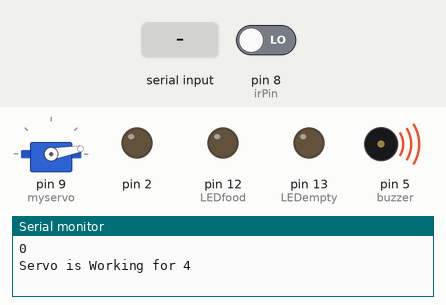
A sketch run on a simulated Arduino Uno, built with avr-gcc and run on an emulated ATmega328P. Shown: servo, output pins drawn as LEDs (lit = HIGH), buzzer (waves = sounding, pin HIGH), the last lines printed to the serial monitor. The inputs (shaded band) are chosen by the test bench; at power-on: pin 8 (irPin) LOW.

Above: at 4.1 s.
At 8.8 s:
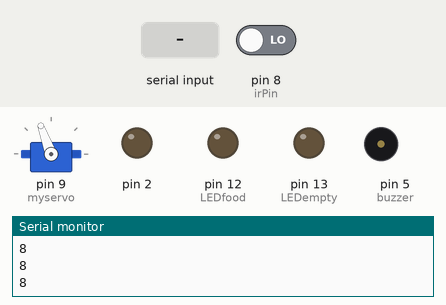
8.9 s: "1" received over the second serial link
At 9.5 s:
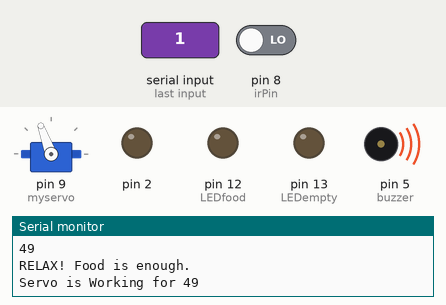
Timing chart, 0 to 11.9 s (numbered marks = the images above; inputs shaded):
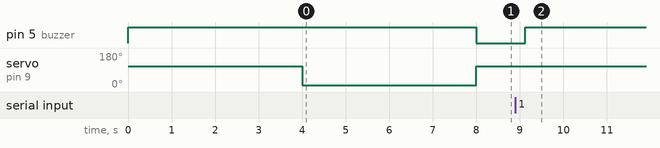

The sketch:

ArduinoCode.ino
```cpp
#include <Servo.h>
#include <SoftwareSerial.h>

Servo myservo;  // create servo object to control a servo

const int LEDfood=12;
const int LEDempty = 13;
const int irPin = 8;  // This is our input pin
int isEmpty = LOW;  // LOW MEANS CONTAINER IS FILLED
int Data=0;
int buzzer=5;
SoftwareSerial mySerial(11,10); // Bluetooth module tx rx

void setup() {
  // put your setup code here, to run once:

  myservo.attach(9,600,2300);  // (pin, min angle in ms pulse duration, max)

  pinMode(LEDfood, OUTPUT);
  pinMode(LEDempty, OUTPUT);
  pinMode(irPin, INPUT);
  pinMode(buzzer,OUTPUT);
  pinMode(2,OUTPUT);
//  pinMode(trigPin, OUTPUT);
//  pinMode(echoPin, INPUT);

  Serial.begin(9600);
  mySerial.begin(9600);
}

void serv(int t){

  Serial.print("Servo is Working for ");
  Serial.println(t);
  digitalWrite(buzzer,HIGH);
  myservo.write(130-20);  // tell servo to go to a particular angle
  delay(1000*t);

  myservo.write(0+10);
  delay(500*2*t);

  myservo.write(130-20);
  //delay(1500);
  digitalWrite(buzzer,LOW);

}

void chkEmpty(){
  isEmpty = digitalRead(irPin);
  if (isEmpty == LOW)
  {
    Serial.println("RELAX! Food is enough.");
    digitalWrite(LEDempty, LOW);
  }
  else
  {
    Serial.println("ALERT! Fill the food.");
    digitalWrite(LEDempty, HIGH);
    mySerial.write(1);
  }
  delay(200);
  digitalWrite(LEDempty, LOW);
}
//
//double ultronic(){
//     // Clears the trigPin
//    digitalWrite(trigPin, LOW);
//    delayMicroseconds(2);
//    // Sets the trigPin on HIGH state for 10 micro seconds
//    digitalWrite(trigPin, HIGH);
//    delayMicroseconds(10);
//    digitalWrite(trigPin, LOW);
//    // Reads the echoPin, returns the sound wave travel time in microseconds
//    double t = pulseIn(echoPin, HIGH);
//    // Calculating the distance
//    double dist= t*0.034/2;
//    // Prints the distance on the Serial Monitor
//    Serial.print("Distance: ");
//    Serial.println(dist);
//    return dist;
//}
//int bluetooth(){
//int Data=0;
//if (mySerial.available())
//
//{
//Data=mySerial.read();
//
//Serial.println(Data);
//
//}
//delay(100);
//return Data;
//}

void loop() {
  // put your main code here, to run repeatedly:
//Serial.println(bluetooth());
digitalWrite(2,LOW);
if (mySerial.available())

{
Data=mySerial.read();

Serial.println(Data);

chkEmpty();
serv(Data);

}

//delay(100);
long time=millis()/1000;
Serial.println(time);
if(time%(2*60)==0){
  serv(4);
}

}
```

Measured:
- after the input at 8.9 s, pin 5 (buzzer): LOW → HIGH after 0.23 s
